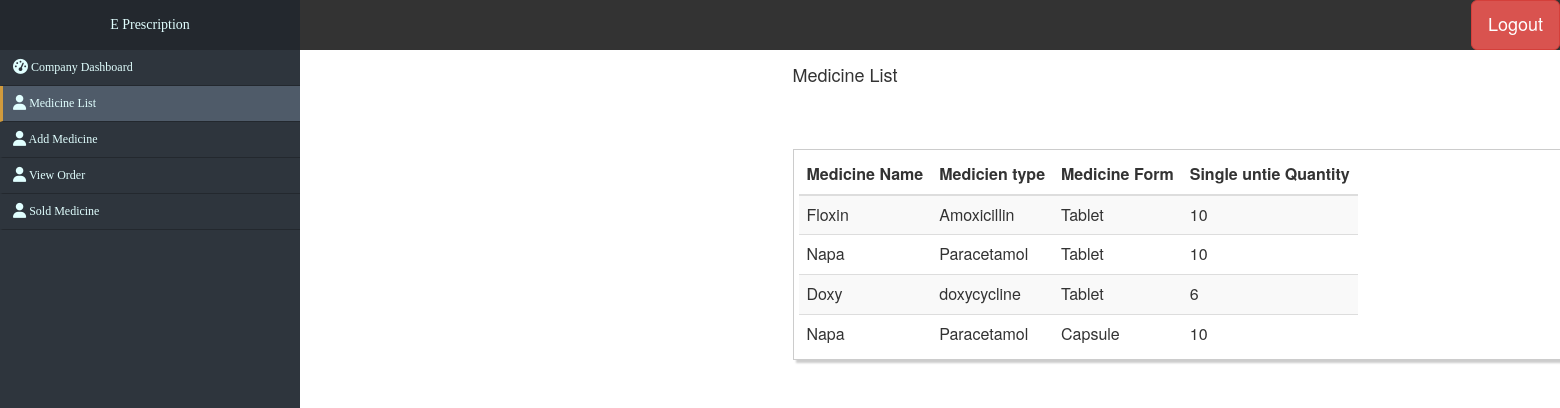
The page /company/medicineList/ (signed in) on the database as committed earlier.
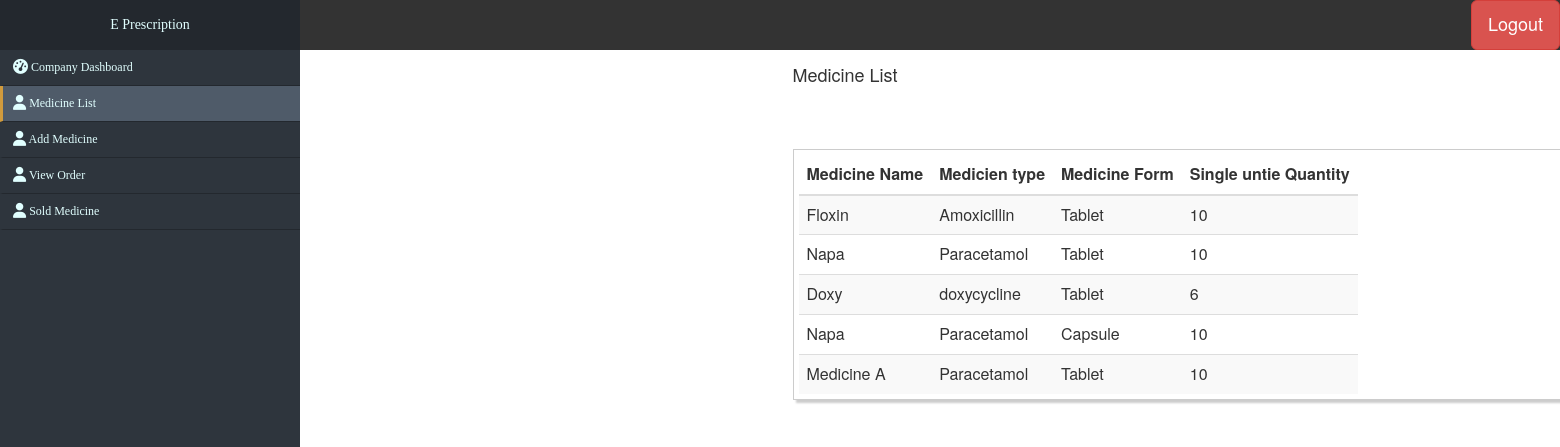
The same page on the database as committed later.
### Company/models.py (models this page shows, shortened)
class Medicine(models.Model):
    medicineId = models.AutoField(primary_key=True)
    company = models.ForeignKey(Company, on_delete=models.CASCADE)
    medicineName = models.CharField(max_length=25, blank=False, null=False)
    singleUnitQuantity = models.CharField(max_length=50, blank=False, null=False)
    form = models.ForeignKey(MedicineForm, on_delete=models.CASCADE)
    type = models.ForeignKey(MedicineType, on_delete=models.CASCADE)

class MedicineType(models.Model):
    medicineTypeId = models.AutoField(primary_key=True)
    medicineTypeName = models.CharField(max_length=33, blank=False, null=False)
    antibioticType = models.ForeignKey(AntibioticType,on_delete=models.CASCADE,null=True)

class MedicineForm(models.Model):
    medicineFormId = models.AutoField(primary_key=True)
    medicineFormName = models.CharField(max_length=33, blank=False, null=False)

### Company/views.py (the view)
# urls.py: path('medicineList/',medicineList,name='medicineList'),
def medicineList(request):
    companyId = request.session.get('id')
    userType = request.session.get('userType')
    print("type")
    print(userType)
    if 'userType' not in request.session:
        return redirect(login)
    if 'id' not in request.session:
        return redirect(login)
    if userType!="company":
        return redirect(login)
    companyId = request.session.get('id')
    company = Company.objects.get(companyId=companyId)
    medicines = Medicine.objects.all().filter(company=company)
    return render(request, "Company/company medicine list.html",{'medicines': medicines})

### Company/templates/Company/company medicine list.html (shortened to what this page needs)
{% extends "Company/base.html" %}
{% block content %}
	<link href="bootstrap.min.css" rel="stylesheet" id="bootstrap-css">
<link href="font-awesome.min.css" rel="stylesheet">
<div class="pageContainer">
    <div class="head">
  <div class="header-right">
    <a href="{% url 'logout' %}"  id="logoutButton" class="btn btn-danger btn-lg">Logout</a>
  </div>
</div>
<div class="nav-side-menu">
    <div class="brand">E Prescription</div>
        <div class="menu-list">
            <ul id="menu-content" class="menu-content collapse out">
              <a href="">
                <li class="">
                   Company Dashboard
                </li>
                  </a>
                 <a href="{% url 'medicineList' %}">
                  <li  data-toggle="collapse" data-target="#products" class="collapsed active">
                  Medicine List
                </li>
                </a>
                <a href="{% url 'addmedicine' %}">
                  <li  data-toggle="collapse" data-target="#products" class="collapsed">
                   Add Medicine
                </li>
                </a>
                <a href="{% url 'viewOrder' %}">
                  <li  data-toggle="collapse" data-target="#products" class="collapsed ">
                   View Order
                </li>
                </a>
                <a href="{% url 'soldMedicines' %}">
                  <li data-toggle="collapse" data-target="#service" class="collapsed">
                   Sold Medicine
                </li>
                </a>
            </ul>
     </div>
</div>
<div class="mainContainer">
  <div class="leftSection">
      <div class="formContainer">
      <div class="container">
    <div class="row col-md-12 col-md-offset-5 custyle">
    <table class="table table-striped custab" >
    <thead>
    <h4>Medicine List</h4>
        <tr>
            <th>Medicine Name</th>
            <th>Medicien type</th>
            <th>Medicine Form</th>
            <th>Single untie Quantity</th>
        </tr>
    </thead>
        {% for medicine in medicines%}
            <tr>
                <td>{{medicine.medicineName}}</td>
                <td>{{medicine.type.medicineTypeName}}</td>
                <td>{{medicine.form.medicineFormName}}</td>
                <td>{{medicine.singleUnitQuantity}}</td>
            </tr>
        {% endfor %}
    </table>
    </div>
</div>
</div>
  </div>
</div>
 </div>
{% endblock content %}

### Company/templates/Company/base.html (shortened to what this page needs)
{% load static %}
<html>
<head>
    <link href="{% static 'Company/bootstrap.min.css' %}" rel="stylesheet">
    <link href="{% static 'Company/font.css' %}" rel="stylesheet">
    <link href="{% static 'Company/font-awesome.min.css' %}" rel="stylesheet">
</head>
<body>
    {% block content %}  {% endblock %}
</body>
</html>

### Company/templates/Company/company medicine list.html (style rules this page uses)
.mainContainer .leftSection .formContainer .container .custyle .table { display: block; overflow-x: auto; white-space: nowrap; }
.nav-side-menu { overflow: auto; font-family: verdana; font-size: 12px; font-weight: 200; background-color: #2e353d; position: fixed; top: 0px; width: 300px; height: 100%; color: #e1ffff; }
.nav-side-menu .brand { background-color: #23282e; line-height: 50px; display: block; text-align: center; font-size: 14px; }
.nav-side-menu ul, .nav-side-menu li { list-style: none; padding: 0px; margin: 0px; line-height: 35px; cursor: pointer; }
.nav-side-menu ul .active, .nav-side-menu li .active { border-left: 3px solid #d19b3d; background-color: #4f5b69; }
.nav-side-menu li { padding-left: 10px; border-left: 3px solid #2e353d; border-bottom: 1px solid #23282e; }
.nav-side-menu ul a { text-decoration: none; color: #e1ffff; }
.head { overflow: hidden; background-color: currentColor; //position: fixed; width: 100%; height: 50px; //margin-left: 300px; }
.header-right { float: right; }
#logoutButton { height: 50px; }
.mainContainer { background: transparent; margin-left: 300px; }
.formContainer { background: ; float: left; //box-shadow: 0 9px 9px silver; margin: 0 auto; padding-bottom: 33px; padding-top: 5px; width: 624px; }
.custab { border: 1px solid #ccc; padding: 5px; margin: 5% 0; box-shadow: 3px 3px 2px #ccc; transition: 0.5s; }
.container { background: transparent; }
@media (min-width: 767px) { .nav-side-menu .menu-list .menu-content { display: block; } }
body { margin: 0px; padding: 0px; }

Rows that differ between the two databases and show on the page:
added Medicine: medicineName "Medicine A", type.medicineTypeName "Paracetamol", form.medicineFormName "Tablet", singleUnitQuantity "10"
